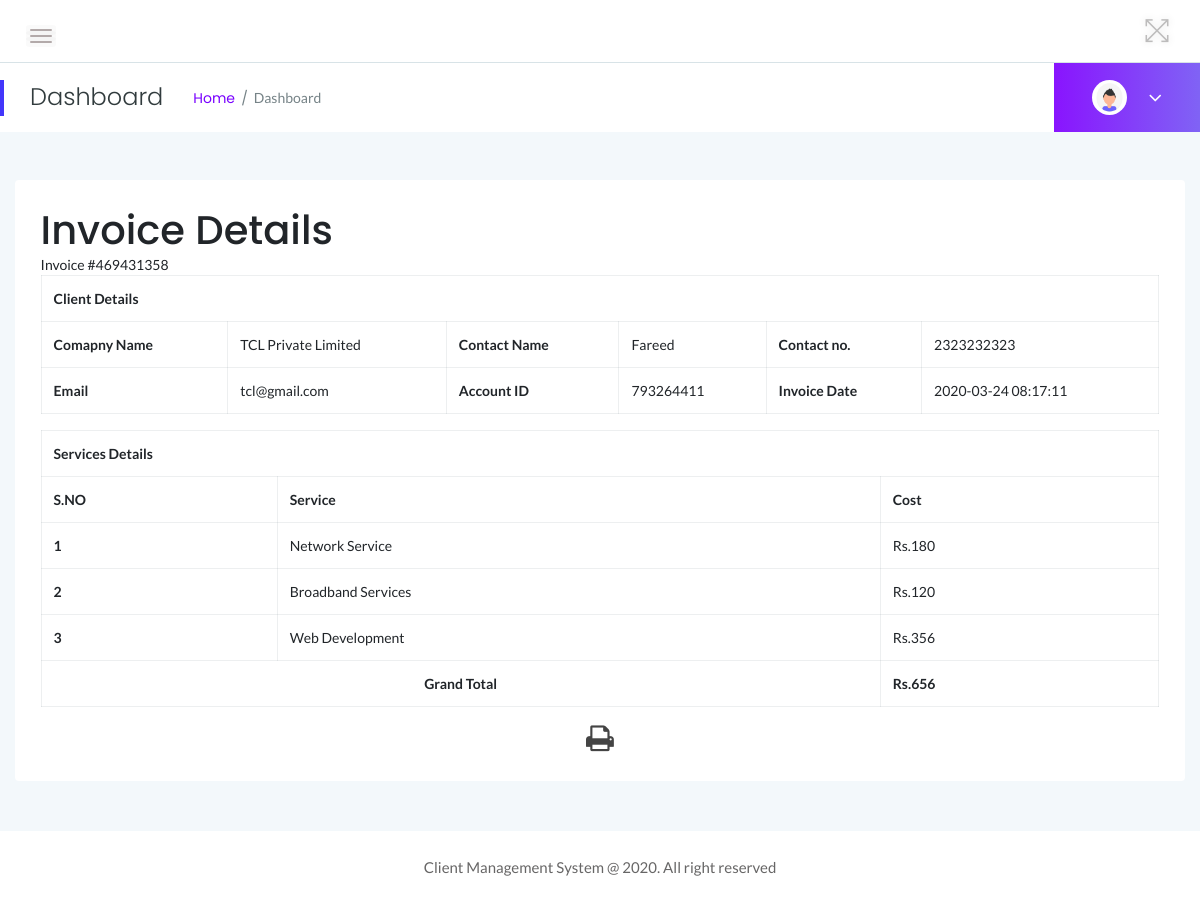
The app's page /admin/view-invoice.php?invoiceid=469431358 (signed in) with its own data.
### tables this page shows
CREATE TABLE `tblservices` (
  `ID` int(10) NOT NULL,
  `ServiceName` varchar(200) DEFAULT NULL,
  `ServicePrice` varchar(200) DEFAULT NULL,
  `CreationDate` timestamp NULL DEFAULT current_timestamp()
);

### admin/view-invoice.php (the view, shortened to what this page needs)
<?php
if (strlen($_SESSION['clientmsaid']==0)) {
  header('location:logout.php');
  } else{
  	?>
<!doctype html>
<html class="no-js" lang="en">
<head>
    <link rel="stylesheet" href="assets/css/bootstrap.min.css">
    <link rel="stylesheet" href="assets/css/font-awesome.min.css">
    <link rel="stylesheet" href="assets/css/themify-icons.css">
    <link rel="stylesheet" href="assets/css/metisMenu.css">
    <link rel="stylesheet" href="assets/css/owl.carousel.min.css">
    <link rel="stylesheet" href="assets/css/slicknav.min.css">
    <link rel="stylesheet" href="https://www.amcharts.com/lib/3/plugins/export/export.css" type="text/css" media="all" />
    <link rel="stylesheet" href="assets/css/typography.css">
    <link rel="stylesheet" href="assets/css/default-css.css">
    <link rel="stylesheet" href="assets/css/styles.css">
    <link rel="stylesheet" href="assets/css/responsive.css">
</head>
<body>
    <div class="page-container">
        <div class="main-content">
          <?php include_once('includes/header.php');?>
           <?php include_once('includes/pagetitle.php');?>
            <div class="main-content-inner">
                <div class="row">
                    <div class="col-lg-6 col-ml-12">
                        <div class="row">
                            <div class="col-12 mt-5">
                                <div class="card">
                                    <div class="card-body">
			<div class="graph-visual tables-main" id="exampl">
                                        <h1> <class="inner-tittle two">Invoice Details </h1>
<?php
$invid=intval($_GET['invoiceid']);
$sql="select distinct tblclient.ContactName,tblclient.CompanyName,tblclient.Workphnumber,tblclient.Email,tblclient.AccountID,tblinvoice.BillingId,tblinvoice.PostingDate from  tblclient
	join tblinvoice on tblclient.ID=tblinvoice.Userid  where tblinvoice.BillingId=:invid";
$query = $dbh -> prepare($sql);
$query->bindParam(':invid',$invid,PDO::PARAM_STR);
$query->execute();
$results=$query->fetchAll(PDO::FETCH_OBJ);
$cnt=1;
if($query->rowCount() > 0)
{
foreach($results as $row)
{               ?>
						<div class="graph">
							<div class="tables">
							<h7>Invoice #<?php echo $invid;?></h7>
<table class="table table-bordered" width="100%" border="1">
<tr>
<th colspan="6">Client Details</th>
</tr>
							 <tr>
								<th>Comapny Name</th>
								<td><?php  echo htmlentities($row->CompanyName);?></td>
								<th>Contact Name</th>
								<td><?php  echo htmlentities($row->ContactName);?></td>
								<th>Contact no.</th>
								<td><?php  echo htmlentities($row->Workphnumber);?></td>
							</tr>
							 <tr>
								<th>Email </th>
								<td><?php  echo htmlentities($row->Email);?></td>
								<th>Account ID</th>
								<td><?php echo htmlentities($row->AccountID);?></td>
								<th>Invoice Date</th>
								<td colspan="5"><?php echo  htmlentities($row->PostingDate);?></td>
							</tr>
<?php $cnt=$cnt+1;}} ?>
</table>
<table class="table table-bordered" width="100%" border="1">
<tr>
<th colspan="3">Services Details</th>
</tr>
<tr>
<th>S.NO</th>
<th>Service</th>
<th>Cost</th>
</tr>
<?php
$ret="select tblservices.ServiceName,tblservices.ServicePrice
	from  tblinvoice
	join tblservices on tblservices.ID=tblinvoice.ServiceId
	where tblinvoice.BillingId=:invid";
$query1 = $dbh -> prepare($ret);
$query1->bindParam(':invid',$invid,PDO::PARAM_STR);
$query1->execute();
$results=$query1->fetchAll(PDO::FETCH_OBJ);
$cnt=1;
foreach($results as $row1)
{               ?>
<tr>
<th><?php echo $cnt;?></th>
<td><?php echo $row1->ServiceName?></td>
<td><?php echo "Rs.".$subtotal=$row1->ServicePrice?></td>
</tr>
<?php
$cnt=$cnt+1;
$gtotal+=$subtotal;
} ?>
<tr>
<th colspan="2" style="text-align:center">Grand Total</th>
<th><?php echo "Rs.".$gtotal?></th>
</tr>
</table>
<p style="margin-top:1%"  align="center">
  <i class="fa fa-print fa-2x" style="cursor: pointer;"  OnClick="CallPrint(this.value)" ></i>
</p>
							</div>
						</div>
					</div>
				</div>
			</div>
		</div>
	</div>
</div>
	</div>
		</div>
			</div>
        <?php include_once('includes/footer.php');?>
    </div>
</body>
</html>
<?php }  ?>

### admin/assets/css/typography.css (style rules this page uses)
body { font-size: 14px; font-family: 'Lato', sans-serif; }
h1, h2, h3, h4, h5, h6 { margin: 0; font-family: 'Poppins', sans-serif; }
p { font-family: 'Lato', sans-serif; font-size: 15px; line-height: 26px; color: #444; margin-bottom: 0; }

### admin/assets/css/default-css.css (style rules this page uses)
* { margin: 0; padding: 0; box-sizing: border-box; }
*, *:before, *:after { -moz-box-sizing: border-box; -webkit-box-sizing: border-box; box-sizing: border-box; }
html { -webkit-font-smoothing: antialiased; }
body { background: #fff; font-weight: normal; -webkit-font-smoothing: antialiased; -webkit-text-size-adjust: 100%; }
:root { --primary-color: #4336FB; }

### admin/assets/css/styles.css (style rules this page uses)
.page-container { width: 100%; height: 100%; min-height: 100vh; padding-left: 280px; -webkit-transition: padding-left 0.3s ease 0s; transition: padding-left 0.3s ease 0s; }
.card { border: none; border-radius: 4px; background-color: #fff; -webkit-transition: all 0.3s ease 0s; transition: all 0.3s ease 0s; }
.card-body { padding: 25.6px; padding: 1.6rem; }
.main-content { width: 100%; background: #F3F8FB; }
.main-content-inner { padding: 0 30px 50px; }
table tr th { border-bottom: none; }
table tr th, table tr td { border-top: 1px solid rgba(120, 130, 140, 0.13) !important; }
.table-bordered td, .table-bordered th { border: 1px solid rgba(120, 130, 140, 0.13) !important; }

### admin/assets/css/responsive.css (style rules this page uses)
@media screen and (min-width: 1200px) and (max-width: 1440px) { .col-ml-12 { -webkit-box-flex: 0; -ms-flex: 0 0 100%; flex: 0 0 100%; max-width: 100%; } }
@media (min-width: 1200px) and (max-width: 1364px) { .main-content-inner { padding: 0 15px 50px; } }
@media (min-width: 1200px) and (max-width: 1364px) { .page-container, .sbar_collapsed.page-container { padding-left: 0; } }

### records on screen
tblservices: ServiceName "Network Service", ServicePrice "180"
tblservices: ServiceName "Broadband Services", ServicePrice "120"
tblservices: ServiceName "Web Development", ServicePrice "356"

### other values on screen
$row->CompanyName "TCL Private Limited"
$row->ContactName "Fareed"
$row->Workphnumber "2323232323"
$row->Email "tcl@gmail.com"
$row->AccountID "793264411"
$row->PostingDate "2020-03-24 08:17:11"
$gtotal "656"
